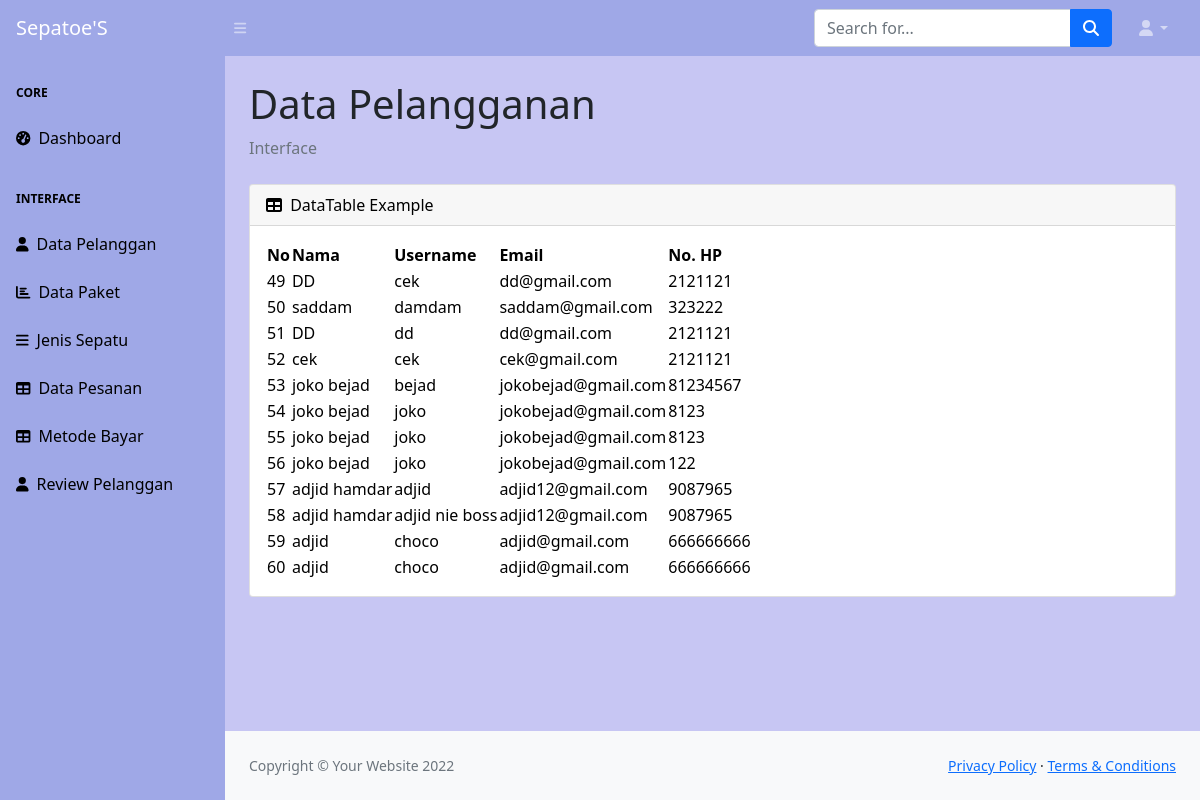
Screenshot of /admin/Data-pelanggan.php with the database file from the repository.
### tables this page shows
CREATE TABLE `tb_registrasi` (
  `id` int(11) NOT NULL,
  `nama_lengkap` varchar(70) NOT NULL,
  `nama_pengguna` varchar(70) NOT NULL,
  `email` varchar(200) NOT NULL,
  `no_hp` bigint(14) NOT NULL,
  `pass` varchar(255) NOT NULL
);

### admin/Data-pelanggan.php (the view, shortened to what this page needs)
<?php
include '../koneksi.php';
$sql = mysqli_query($conn, "SELECT * FROM tb_registrasi");
?>
<!DOCTYPE html>
<html lang="en">
    <head>
        <link href="https://cdn.jsdelivr.net/npm/simple-datatables@latest/dist/style.css" rel="stylesheet" />
        <link href="css/styles.css" rel="stylesheet" />
    </head>
    <body class="sb-nav-fixed">
        <nav class="sb-topnav navbar navbar-expand navbar-dark" style="background-color: #9FA8E7;">
            <a class="navbar-brand ps-3" href="index.html">Sepatoe'S</a>
            <button class="btn btn-link btn-sm order-1 order-lg-0 me-4 me-lg-0" id="sidebarToggle" href="#!"><i class="fas fa-bars"></i></button>
            <form class="d-none d-md-inline-block form-inline ms-auto me-0 me-md-3 my-2 my-md-0">
                <div class="input-group">
                    <input class="form-control" type="text" placeholder="Search for..." aria-label="Search for..." aria-describedby="btnNavbarSearch" />
                    <button class="btn btn-primary" id="btnNavbarSearch" type="button"><i class="fas fa-search"></i></button>
                </div>
            </form>
            <ul class="navbar-nav ms-auto ms-md-0 me-3 me-lg-4">
                <li class="nav-item dropdown">
                    <a class="nav-link dropdown-toggle" id="navbarDropdown" href="#" role="button" data-bs-toggle="dropdown" aria-expanded="false"><i class="fas fa-user fa-fw"></i></a>
                </li>
            </ul>
        </nav>
        <div id="layoutSidenav" style="background-color: #C7C6F3;">
            <div id="layoutSidenav_nav">
                <nav class="sb-sidenav accordion sb-sidenav-dark" id="sidenavAccordion" style="background-color: #9FA8E7;">
                    <div class="sb-sidenav-menu">
                        <div class="nav" >
                            <div class="sb-sidenav-menu-heading" style="color: black;">Core</div>
                            <a class="nav-link" href="index.html" style="color: black;">
                                <div class="sb-nav-link-icon"><i class="fas fa-tachometer-alt" style="color: black;"></i></div>
                                Dashboard
                            </a>
                            <div class="sb-sidenav-menu-heading" style="color: black;">Interface</div>
                            <a class="nav-link" href="Data-pelanggan.php" style="color: black;">
                                <div class="sb-nav-link-icon"><i class="fas fa-user" style="color: black;"></i></div>
                                Data Pelanggan
                            </a>
                            <a class="nav-link" href="Data-paket.php" style="color: black;">
                                <div class="sb-nav-link-icon"><i class="fas fa-chart-bar" style="color: black;"></i></div>
                                Data Paket
                            </a>
                            <a class="nav-link" href="Jenis-sepatu.php"style="color: black;">
                                <div class="sb-nav-link-icon"><i class="fas fa-bars"style="color: black;"></i></div>
                                Jenis Sepatu
                            </a>
                            <a class="nav-link" href="Data-Pesanan.php"style="color: black;">
                                <div class="sb-nav-link-icon"><i class="fas fa-table"style="color: black;"></i></div>
                                Data Pesanan
                            </a>
                            <a class="nav-link" href="Metode-bayar.php"style="color: black;">
                                <div class="sb-nav-link-icon"><i class="fas fa-table"style="color: black;"></i></div>
                                Metode Bayar
                            </a>
                            <a class="nav-link" href="Review-pelanggan.php"style="color: black;">
                                <div class="sb-nav-link-icon"><i class="fas fa-user"style="color: black;"></i></div>
                                Review Pelanggan
                            </a>
                        </div>
                    </div>
                </nav>
            </div>
            <div id="layoutSidenav_content">
                <main>
                    <div class="container-fluid px-4">
                        <h1 class="mt-4">Data Pelangganan</h1>
                        <ol class="breadcrumb mb-4">
                            <li class="breadcrumb-item active">Interface</li>
                        </ol>
                        <div class="card mb-4" style="color: black;">
                            <div class="card-header">
                                <i class="fas fa-table me-1"></i>
                                DataTable Example
                            </div>
                            <div class="card-body">
                                <table id="datatablesSimple">
                                    <thead>
                                        <tr>
                                            <th>No</th>
                                            <th>Nama</th>
                                            <th>Username</th>
                                            <th>Email</th>
                                            <th>No. HP</th>
                                        </tr>
                                    </thead>
                                    <tbody>
                                    <?php
                                    foreach ($sql as $s) {
                                        ?>
                                        <tr>
                                            <td><?=$s['id'] ?></td>
                                            <td><?=$s['nama_lengkap'] ?></td>
                                            <td><?=$s['nama_pengguna'] ?></td>
                                            <td><?=$s['email'] ?></td>
                                            <td><?=$s['no_hp'] ?></td>
                                        </tr>
                                    <?php
                                    }
                                    ?>
                                    </tbody>
                                </table>
                            </div>
                        </div>
                    </div>
                </main>
                <footer class="py-4 bg-light mt-auto">
                    <div class="container-fluid px-4">
                        <div class="d-flex align-items-center justify-content-between small">
                            <div class="text-muted">Copyright &copy; Your Website 2022</div>
                            <div>
                                <a href="#">Privacy Policy</a>
                                &middot;
                                <a href="#">Terms &amp; Conditions</a>
                            </div>
                        </div>
                    </div>
                </footer>
            </div>
        </div>
    </body>
</html>

### rows the page displays
tb_registrasi: id "49", nama_lengkap "DD", nama_pengguna "cek", email "dd@gmail.com", no_hp "2121121"
tb_registrasi: id "50", nama_lengkap "saddam", nama_pengguna "damdam", email "saddam@gmail.com", no_hp "323222"
tb_registrasi: id "51", nama_lengkap "DD", nama_pengguna "dd", email "dd@gmail.com", no_hp "2121121"
tb_registrasi: id "52", nama_lengkap "cek", nama_pengguna "cek", email "cek@gmail.com", no_hp "2121121"
tb_registrasi: id "53", nama_lengkap "joko bejad", nama_pengguna "bejad", email "jokobejad@gmail.com", no_hp "81234567"
tb_registrasi: id "54", nama_lengkap "joko bejad", nama_pengguna "joko", email "jokobejad@gmail.com", no_hp "8123"
tb_registrasi: id "55", nama_lengkap "joko bejad", nama_pengguna "joko", email "jokobejad@gmail.com", no_hp "8123"
tb_registrasi: id "56", nama_lengkap "joko bejad", nama_pengguna "joko", email "jokobejad@gmail.com", no_hp "122"
tb_registrasi: id "57", nama_lengkap "adjid hamdar", nama_pengguna "adjid", email "adjid12@gmail.com", no_hp "9087965"
tb_registrasi: id "58", nama_lengkap "adjid hamdar", nama_pengguna "adjid nie boss", email "adjid12@gmail.com", no_hp "9087965"
tb_registrasi: id "59", nama_lengkap "adjid", nama_pengguna "choco", email "adjid@gmail.com", no_hp "666666666"
tb_registrasi: id "60", nama_lengkap "adjid", nama_pengguna "choco", email "adjid@gmail.com", no_hp "666666666"
